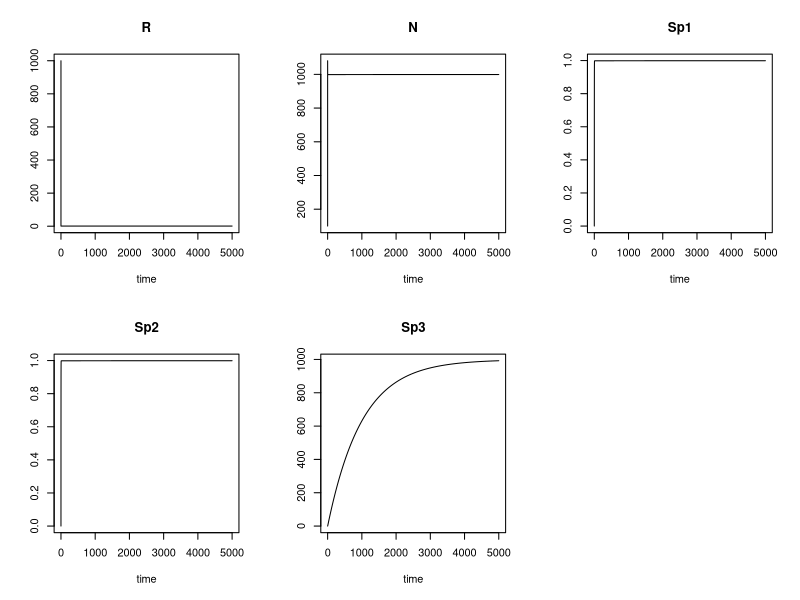

Write R code to recreate this figure.
# In this code I will model a chemostat in which a sporulating bacteria os grown

#Clear environment
rm(list=ls())

#Load necessary library
library(deSolve)
library(ggplot2)

## Model with multi stage sporulation
#Define system of differential equations for resource and bacteria
chemostat <- function(t,current,params){
  with(as.list(c(params,current)), {
    #list the equations for the derivatives of each state variable
    #R is the resource
    dR <- D * (R_in - R) - mu * R * N
    
    #N are the bacteria 
    dN <- mu * R * N - D * N - prob_spor * N + prob_actv * Sp3
    
    # Sporulation takes 3 time steps. modeled as 3 population maturig through the process
    dSp1 <- prob_spor * N - Sp1
    
    dSp2 <- Sp1 - Sp2
    
    dSp3 <- Sp2 - prob_actv * Sp3
    

    results <- c(dR, dN, dSp1, dSp1, dSp3)
    return (list(results))
  })
}



###define parameters
# resource in inflow
R_in <- 1000
#dilution rate
D <- 2
# growth rate
mu <- 2
# probaility of sporulation
prob_spor <- 0.001
#probability of reactivation of spores
prob_actv <- 0.001

# all parameters together
params <- c(R_in, D, mu, prob_spor, prob_actv)

#declare initial conditions for state variables
current0 <- c(R = R_in, N = 100, Sp1=0, Sp2=0, Sp3=0)

#define the time to run model
t <- seq (0, 5000, by=0.1)

#solve the model and save the output
out <- lsoda(current0, t, chemostat, params)

plot (out)
